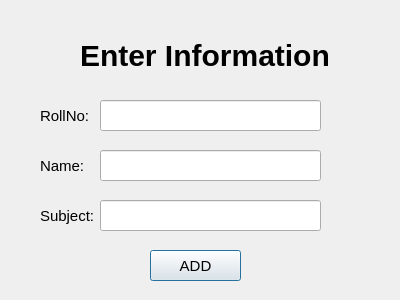
<?xml version="1.0" encoding="UTF-8"?>
<ui version="4.0">
 <class>addBox</class>
 <widget class="QDialog" name="addBox">
  <property name="geometry">
   <rect>
    <x>0</x>
    <y>0</y>
    <width>400</width>
    <height>300</height>
   </rect>
  </property>
  <property name="windowTitle">
   <string>Dialog</string>
  </property>
  <widget class="QLabel" name="label">
   <property name="geometry">
    <rect>
     <x>80</x>
     <y>40</y>
     <width>271</width>
     <height>31</height>
    </rect>
   </property>
   <property name="font">
    <font>
     <pointsize>-1</pointsize>
     <bold>true</bold>
    </font>
   </property>
   <property name="styleSheet">
    <string notr="true">QLabel{
font-size:30px;
color:black;}</string>
   </property>
   <property name="text">
    <string>Enter Information</string>
   </property>
  </widget>
  <widget class="QLabel" name="label_2">
   <property name="geometry">
    <rect>
     <x>40</x>
     <y>90</y>
     <width>61</width>
     <height>51</height>
    </rect>
   </property>
   <property name="styleSheet">
    <string notr="true">QLabel{font-size:15px;color:black;}
</string>
   </property>
   <property name="text">
    <string>RollNo:</string>
   </property>
  </widget>
  <widget class="QLineEdit" name="lineEdit">
   <property name="geometry">
    <rect>
     <x>100</x>
     <y>100</y>
     <width>221</width>
     <height>31</height>
    </rect>
   </property>
   <property name="styleSheet">
    <string notr="true">QLineEdit{font-size:15px}</string>
   </property>
  </widget>
  <widget class="QLabel" name="label_3">
   <property name="geometry">
    <rect>
     <x>40</x>
     <y>140</y>
     <width>61</width>
     <height>51</height>
    </rect>
   </property>
   <property name="styleSheet">
    <string notr="true">QLabel{font-size:15px;color:black;}
</string>
   </property>
   <property name="text">
    <string>Name:</string>
   </property>
  </widget>
  <widget class="QLineEdit" name="lineEdit_2">
   <property name="geometry">
    <rect>
     <x>100</x>
     <y>150</y>
     <width>221</width>
     <height>31</height>
    </rect>
   </property>
   <property name="styleSheet">
    <string notr="true">QLineEdit{font-size:15px}</string>
   </property>
  </widget>
  <widget class="QLabel" name="label_4">
   <property name="geometry">
    <rect>
     <x>40</x>
     <y>190</y>
     <width>61</width>
     <height>51</height>
    </rect>
   </property>
   <property name="styleSheet">
    <string notr="true">QLabel{font-size:15px;color:black;}
</string>
   </property>
   <property name="text">
    <string>Subject:</string>
   </property>
  </widget>
  <widget class="QLineEdit" name="lineEdit_3">
   <property name="geometry">
    <rect>
     <x>100</x>
     <y>200</y>
     <width>221</width>
     <height>31</height>
    </rect>
   </property>
   <property name="styleSheet">
    <string notr="true">QLineEdit{font-size:15px}</string>
   </property>
  </widget>
  <widget class="QPushButton" name="pushButton">
   <property name="geometry">
    <rect>
     <x>150</x>
     <y>250</y>
     <width>91</width>
     <height>31</height>
    </rect>
   </property>
   <property name="styleSheet">
    <string notr="true">QPushButton{font-size:15px}</string>
   </property>
   <property name="text">
    <string>ADD</string>
   </property>
  </widget>
 </widget>
 <resources/>
 <connections/>
</ui>
